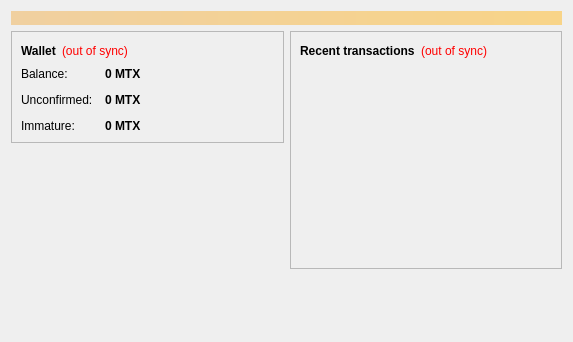
<?xml version="1.0" encoding="UTF-8"?>
<ui version="4.0">
 <class>OverviewPage</class>
 <widget class="QWidget" name="OverviewPage">
  <property name="geometry">
   <rect>
    <x>0</x>
    <y>0</y>
    <width>573</width>
    <height>342</height>
   </rect>
  </property>
  <property name="windowTitle">
   <string>Form</string>
  </property>
  <layout class="QVBoxLayout" name="topLayout">
   <item>
    <widget class="QLabel" name="labelAlerts">
     <property name="visible">
      <bool>false</bool>
     </property>
     <property name="styleSheet">
      <string notr="true">background-color: qlineargradient(x1: 0, y1: 0, x2: 1, y2: 0, stop:0 #F0D0A0, stop:1 #F8D488); color:#000000;</string>
     </property>
     <property name="wordWrap">
      <bool>true</bool>
     </property>
     <property name="margin">
      <number>3</number>
     </property>
    </widget>
   </item>
   <item>
    <layout class="QHBoxLayout" name="horizontalLayout" stretch="1,1">
     <item>
      <layout class="QVBoxLayout" name="verticalLayout_2">
       <item>
        <widget class="QFrame" name="frame">
         <property name="frameShape">
          <enum>QFrame::StyledPanel</enum>
         </property>
         <property name="frameShadow">
          <enum>QFrame::Raised</enum>
         </property>
         <layout class="QVBoxLayout" name="verticalLayout_4">
          <item>
           <layout class="QHBoxLayout" name="horizontalLayout_4">
            <item>
             <widget class="QLabel" name="label_5">
              <property name="font">
               <font>
                <weight>75</weight>
                <bold>true</bold>
               </font>
              </property>
              <property name="text">
               <string>Wallet</string>
              </property>
             </widget>
            </item>
            <item>
             <widget class="QLabel" name="labelWalletStatus">
              <property name="toolTip">
               <string>The displayed information may be out of date. Your wallet automatically synchronizes with the MiTronCoinX network after a connection is established, but this process has not completed yet.</string>
              </property>
              <property name="styleSheet">
               <string notr="true">QLabel { color: red; }</string>
              </property>
              <property name="text">
               <string notr="true">(out of sync)</string>
              </property>
              <property name="alignment">
               <set>Qt::AlignLeading|Qt::AlignLeft|Qt::AlignVCenter</set>
              </property>
             </widget>
            </item>
            <item>
             <spacer name="horizontalSpacer_2">
              <property name="orientation">
               <enum>Qt::Horizontal</enum>
              </property>
              <property name="sizeHint" stdset="0">
               <size>
                <width>40</width>
                <height>20</height>
               </size>
              </property>
             </spacer>
            </item>
           </layout>
          </item>
          <item>
           <layout class="QFormLayout" name="formLayout_2">
            <property name="fieldGrowthPolicy">
             <enum>QFormLayout::AllNonFixedFieldsGrow</enum>
            </property>
            <property name="horizontalSpacing">
             <number>12</number>
            </property>
            <property name="verticalSpacing">
             <number>12</number>
            </property>
            <item row="0" column="0">
             <widget class="QLabel" name="label">
              <property name="text">
               <string>Balance:</string>
              </property>
             </widget>
            </item>
            <item row="0" column="1">
             <widget class="QLabel" name="labelBalance">
              <property name="font">
               <font>
                <weight>75</weight>
                <bold>true</bold>
               </font>
              </property>
              <property name="cursor">
               <cursorShape>IBeamCursor</cursorShape>
              </property>
              <property name="toolTip">
               <string>Your current balance</string>
              </property>
              <property name="text">
               <string notr="true">0 MTX</string>
              </property>
              <property name="textInteractionFlags">
               <set>Qt::LinksAccessibleByMouse|Qt::TextSelectableByKeyboard|Qt::TextSelectableByMouse</set>
              </property>
             </widget>
            </item>
            <item row="1" column="0">
             <widget class="QLabel" name="label_3">
              <property name="text">
               <string>Unconfirmed:</string>
              </property>
             </widget>
            </item>
            <item row="1" column="1">
             <widget class="QLabel" name="labelUnconfirmed">
              <property name="font">
               <font>
                <weight>75</weight>
                <bold>true</bold>
               </font>
              </property>
              <property name="cursor">
               <cursorShape>IBeamCursor</cursorShape>
              </property>
              <property name="toolTip">
               <string>Total of transactions that have yet to be confirmed, and do not yet count toward the current balance</string>
              </property>
              <property name="text">
               <string notr="true">0 MTX</string>
              </property>
              <property name="textInteractionFlags">
               <set>Qt::LinksAccessibleByMouse|Qt::TextSelectableByKeyboard|Qt::TextSelectableByMouse</set>
              </property>
             </widget>
            </item>
            <item row="2" column="0">
             <widget class="QLabel" name="labelImmatureText">
              <property name="text">
               <string>Immature:</string>
              </property>
             </widget>
            </item>
            <item row="2" column="1">
             <widget class="QLabel" name="labelImmature">
              <property name="font">
               <font>
                <weight>75</weight>
                <bold>true</bold>
               </font>
              </property>
              <property name="toolTip">
               <string>Mined balance that has not yet matured</string>
              </property>
              <property name="text">
               <string notr="true">0 MTX</string>
              </property>
              <property name="textInteractionFlags">
               <set>Qt::LinksAccessibleByMouse|Qt::TextSelectableByKeyboard|Qt::TextSelectableByMouse</set>
              </property>
             </widget>
            </item>
           </layout>
          </item>
         </layout>
        </widget>
       </item>
       <item>
        <spacer name="verticalSpacer">
         <property name="orientation">
          <enum>Qt::Vertical</enum>
         </property>
         <property name="sizeHint" stdset="0">
          <size>
           <width>20</width>
           <height>40</height>
          </size>
         </property>
        </spacer>
       </item>
      </layout>
     </item>
     <item>
      <layout class="QVBoxLayout" name="verticalLayout_3">
       <item>
        <widget class="QFrame" name="frame_2">
         <property name="frameShape">
          <enum>QFrame::StyledPanel</enum>
         </property>
         <property name="frameShadow">
          <enum>QFrame::Raised</enum>
         </property>
         <layout class="QVBoxLayout" name="verticalLayout">
          <item>
           <layout class="QHBoxLayout" name="horizontalLayout_2">
            <item>
             <widget class="QLabel" name="label_4">
              <property name="text">
               <string>&lt;b&gt;Recent transactions&lt;/b&gt;</string>
              </property>
             </widget>
            </item>
            <item>
             <widget class="QLabel" name="labelTransactionsStatus">
              <property name="toolTip">
               <string>The displayed information may be out of date. Your wallet automatically synchronizes with the MiTronCoinX network after a connection is established, but this process has not completed yet.</string>
              </property>
              <property name="styleSheet">
               <string notr="true">QLabel { color: red; }</string>
              </property>
              <property name="text">
               <string notr="true">(out of sync)</string>
              </property>
              <property name="alignment">
               <set>Qt::AlignRight|Qt::AlignTrailing|Qt::AlignVCenter</set>
              </property>
             </widget>
            </item>
            <item>
             <spacer name="horizontalSpacer">
              <property name="orientation">
               <enum>Qt::Horizontal</enum>
              </property>
              <property name="sizeHint" stdset="0">
               <size>
                <width>40</width>
                <height>20</height>
               </size>
              </property>
             </spacer>
            </item>
           </layout>
          </item>
          <item>
           <widget class="QListView" name="listTransactions">
            <property name="styleSheet">
             <string notr="true">QListView { background: transparent; }</string>
            </property>
            <property name="frameShape">
             <enum>QFrame::NoFrame</enum>
            </property>
            <property name="verticalScrollBarPolicy">
             <enum>Qt::ScrollBarAlwaysOff</enum>
            </property>
            <property name="horizontalScrollBarPolicy">
             <enum>Qt::ScrollBarAlwaysOff</enum>
            </property>
            <property name="selectionMode">
             <enum>QAbstractItemView::NoSelection</enum>
            </property>
           </widget>
          </item>
         </layout>
        </widget>
       </item>
       <item>
        <spacer name="verticalSpacer_2">
         <property name="orientation">
          <enum>Qt::Vertical</enum>
         </property>
         <property name="sizeHint" stdset="0">
          <size>
           <width>20</width>
           <height>40</height>
          </size>
         </property>
        </spacer>
       </item>
      </layout>
     </item>
    </layout>
   </item>
  </layout>
 </widget>
 <resources/>
 <connections/>
</ui>
